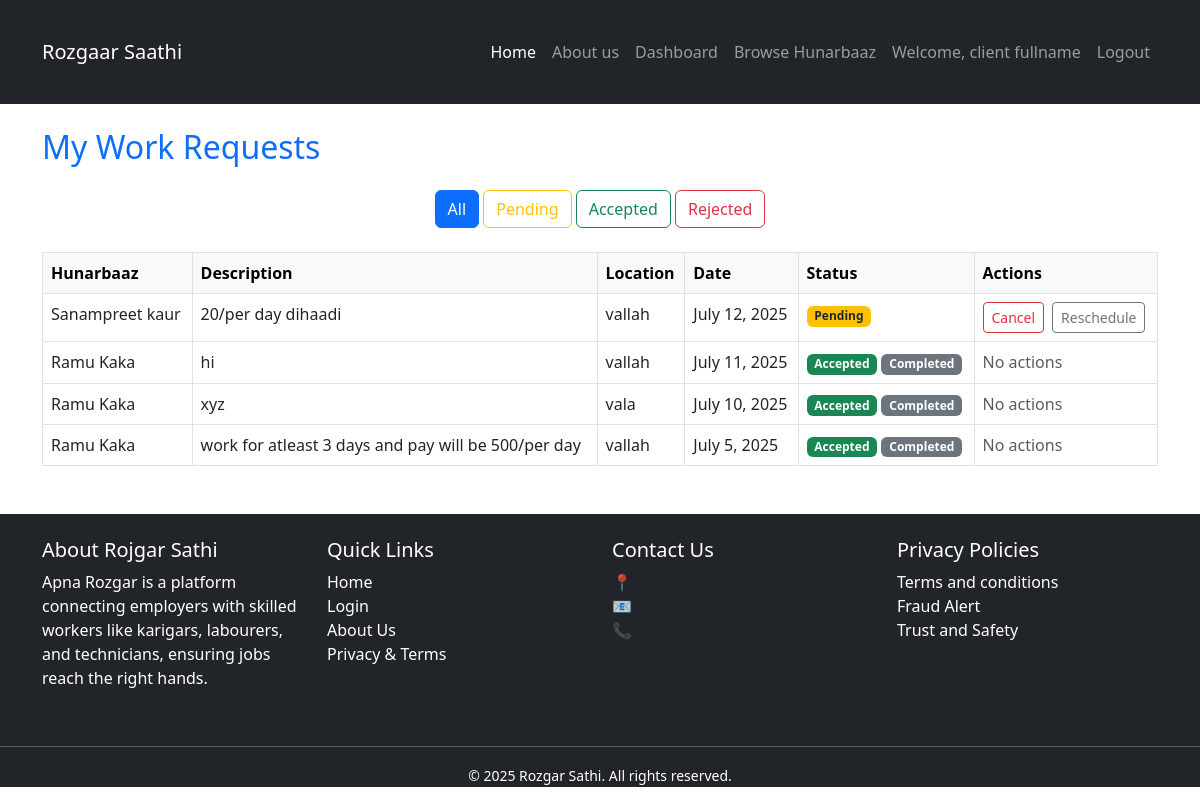
Page /client/requests/ (signed in) on the committed database.
### client/models.py (models this page shows, shortened)
class ClientProfile(models.Model):
    user = models.OneToOneField(User, on_delete=models.CASCADE)
    full_name=models.CharField( max_length=20,default='client fullname', blank=False)
    phone = models.CharField(max_length=15, null=True, blank=True)
    address = models.TextField(null=True, blank=True)
    company_name = models.CharField(max_length=100, null=True, blank=True)
    profile_picture = models.ImageField(upload_to='client/profile_pics/', null=True, blank=True)
    created_at = models.DateTimeField(auto_now_add=True)

class PostRequest(models.Model):
    client = models.ForeignKey(User, on_delete=models.CASCADE, related_name='sent_requests')
    hunarbaaz = models.ForeignKey(Hunarbaaz, on_delete=models.CASCADE, related_name='received_requests')
    job_description = models.TextField()
    location = models.CharField(max_length=100)
    scheduled_date = models.DateField()
    is_accepted = models.BooleanField(null=True, blank=True)  # None = Pending, True = Accepted, False = Rejected
    is_completed = models.BooleanField(default=False)
    created_at = models.DateTimeField(auto_now_add=True)

### hunarbaaz/models.py (models this page shows, shortened)
class Hunarbaaz(models.Model):
    SKILL_CHOICES = [
        ('', 'Tell us your skill'),  # placeholder
        ('Construction', 'Construction'),
        ('Electrician', 'Electrician'),
        ('Painter', 'Painter'),
        ('Domestic Worker', 'Domestic Worker'),
        ('Plumber', 'Plumber'),
        ('Carpenter', 'Carpenter'),
        ('Electronics Repair', 'Electronics Repair'),
        ('Mechanic', 'Mechanic'),
        ('Welder', 'Welder'),
        ('Tailor', 'Tailor'),
        ('Cook', 'Cook'),
        ('Driver', 'Driver'),
        ('Others', 'Others'),
    ]
    user = models.OneToOneField(User, on_delete=models.CASCADE)
    password_plain = models.CharField(max_length=128, blank=True, null=True)
    full_name = models.CharField(max_length=100)
    mobile = models.CharField(max_length=15)
    skill = models.CharField(max_length=50, choices=SKILL_CHOICES)
    location = models.CharField(max_length=100)
    experience = models.PositiveIntegerField(help_text="Years of experience")
    aadhaar_number = models.CharField(max_length=12, unique=True)
    profile_pic = models.ImageField(upload_to='hunarbaaz/profile_pics/', null=True, blank=True)
    work_sample = models.ImageField(upload_to='hunarbaaz/work_samples/', null=True, blank=True)
    is_verified = models.BooleanField(default=False)
    created_at = models.DateTimeField(auto_now_add=True)

### client/views.py (the view)
# urls.py: path('requests/', views.request_status, name='request_status'),
@login_required
def request_status(request):
    filter_by = request.GET.get("status", "all")
    base_qs = PostRequest.objects.filter(client=request.user).order_by("-created_at")
    if filter_by == "pending":
        requests = base_qs.filter(is_accepted__isnull=True)
    elif filter_by == "accepted":
        requests = base_qs.filter(is_accepted=True)
    elif filter_by == "rejected":
        requests = base_qs.filter(is_accepted=False)
    else:
        requests = base_qs
    context = {
        "requests": requests,
        "filter_by": filter_by,
    }
    return render(request, "client/request_status.html", context)

### client/templates/client/request_status.html (shortened to what this page needs)
{% extends 'base/base.html' %}
{% block content %}
<div class="container mt-4"> <h2 class="text-primary mb-4">My Work Requests</h2>  <div class="mb-4 text-center"> <a href="?status=all" class="btn btn-outline-primary {% if filter_by == 'all' %}active{% endif %}">All</a> <a href="?status=pending" class="btn btn-outline-warning {% if filter_by == 'pending' %}active{% endif %}">Pending</a> <a href="?status=accepted" class="btn btn-outline-success {% if filter_by == 'accepted' %}active{% endif %}">Accepted</a> <a href="?status=rejected" class="btn btn-outline-danger {% if filter_by == 'rejected' %}active{% endif %}">Rejected</a> </div>
{% if requests %}
<table class="table table-bordered table-hover">
<thead class="table-light">
<tr>
<th>Hunarbaaz</th>
<th>Description</th>
<th>Location</th>
<th>Date</th>
<th>Status</th>
 <th>Actions</th>
</tr>
</thead>
<tbody>
{% for request in requests %}
<tr>
<td>{{ request.hunarbaaz.full_name }}</td>
<td>{{ request.job_description }}</td>
<td>{{ request.location }}</td>
<td>{{ request.scheduled_date }}</td>
<td>
{% if request.is_accepted == True %}
<span class="badge bg-success">Accepted</span>
{% elif request.is_accepted == False %}
<span class="badge bg-danger">Rejected</span>
{% else %}
<span class="badge bg-warning text-dark">Pending</span>
{% endif %}
 {% if request.is_accepted %}
  {% if not request.is_completed %}
    <a href="{% url 'client:mark_completed' request.id %}" class="btn btn-sm btn-outline-success">Mark as Completed</a>
  {% else %}
    <span class="badge bg-secondary">Completed</span>
  {% endif %}
{% endif %}
</td>
<td>
  {% if request.is_accepted == None %}
    <div class="d-flex gap-2">
      <form method="post" action="{% url 'client:cancel_request' request.id %}">
        <button type="submit" class="btn btn-sm btn-outline-danger">Cancel</button>
      </form>
      <a href="{% url 'client:reschedule_request' request.id %}" class="btn btn-sm btn-outline-secondary">Reschedule</a>
    </div>
  {% else %}
    <span class="text-muted">No actions</span>
  {% endif %}
</td>
 </tr>
{% endfor %}
</tbody>
</table>
{% else %}
<p class="text-muted text-center">No {{ filter_by }} requests found.</p>
{% endif %}
</div> {% endblock %}

### base/templates/base/base.html (shortened to what this page needs)
{% load static %}
<!DOCTYPE html>
<html lang="en">
<head>
    <link href="https://cdn.jsdelivr.net/npm/bootstrap@5.3.0/dist/css/bootstrap.min.css" rel="stylesheet">
<link rel="stylesheet" href="{% static 'base/css/style.css' %}">
</head>
<body>
<nav class="navbar navbar-expand-lg navbar-dark bg-dark ">
  <div class="container">
    <a class="navbar-brand" href="{% url 'home' %}">Rozgaar Saathi</a>
    <div class="collapse navbar-collapse" id="navbarNav">
      <ul class="navbar-nav ms-auto">
        <li class="nav-item">
          <a class="nav-link active" href="{% url 'home' %}">Home</a>
        <li class="nav-item">
          <a class="nav-link " href="{% url 'about' %}">About us</a>
        </li>
         {% if user.is_authenticated %}
      {% if user.is_authenticated %}
  {% if user.clientprofile %}
  <li class="nav-item">
  <a class="nav-link" href="{% url 'client:client_dashboard' %}"class="btn btn-primary">Dashboard</a>
  </li>
   <li class="nav-item">
          <a  class="nav-link" href="{% url 'client:all_profiles' %}" class="btn btn-primary">Browse Hunarbaaz</a>
        </li>
  {% endif %}
{% endif %}
{% if request.user.is_authenticated %}
    {% if request.user.clientprofile %}
        <li class="nav-item"> <a class="nav-link" href="#">Welcome, {{ request.user.clientprofile.full_name }}</a></li>
    {% elif request.user.hunarbaaz %}
        <li class="nav-item"> <a class="nav-link" href="#">Welcome, {{ request.user.hunarbaaz.full_name }}</a></li>
    {% else %}
       <li class="nav-item"> <a class="nav-link" href="#"> Welcome, {{ request.user.username }}</a></li>
    {% endif %}
{% endif %}
  <form method="post" action="{% url 'logout' %}" class="d-inline">
   <li> <button type="submit" class="btn nav-link">Logout</button>
   </li>
  </form>
{% else %}
  <a class="nav-link" href="{% url 'login' %}">Login/Register</a>
{% endif %}
      </ul>
    </div>
  </div>
</nav>
{% block content %}{% endblock %}
<footer class="bg-dark text-white mt-5">
  <div class="container py-4">
    <div class="row">
      <div class="col-md-3">
        <h5>About Rojgar Sathi</h5>
        <p>
          Apna Rozgar is a platform connecting employers with skilled workers like karigars, labourers, and technicians, ensuring jobs reach the right hands.
        </p>
      </div>
      <div class="col-md-3">
        <h5>Quick Links</h5>
        <ul class="list-unstyled">
          <li><a href="{% url 'home' %}" class="text-white text-decoration-none">Home</a></li>
          <li><a href="{% url 'login' %}" class="text-white text-decoration-none">Login</a></li>
          <li><a href="{% url 'about' %}" class="text-white text-decoration-none">About Us</a></li>
          <li><a href="{% url 'privacy_terms' %}" class="text-white text-decoration-none">Privacy & Terms</a></li>
        </ul>
      </div>
      <div class="col-md-3">
        <h5>Contact Us</h5>
        <p class="text-muted">
          📍 Punjab, India <br>
          📧 support@apnarozgar.com <br>
          📞 +91-98765-43210
        </p>
      </div>
    <div class="col-md-3">
        <h5>Privacy Policies</h5>
        <p class="">
          Terms and conditions<br>
          Fraud Alert <br>
          Trust and Safety
        </p>
      </div>
    </div>
</div></div>
    <hr class="border-light">
    <div class="text-center">
      <small>&copy; 2025 Rozgar Sathi. All rights reserved.</small>
    </div>
</footer>
</body>
</html>

### base/static/base/css/style.css (style rules this page uses)
.navbar { height: 13vh; margin-bottom: 0.1vh; }

### rows in the picture
PostRequest: hunarbaaz.full_name "Sanampreet kaur", job_description "20/per day dihaadi", location "vallah", scheduled_date "July 12, 2025", shows "Pending", shows "Cancel"
PostRequest: hunarbaaz.full_name "Ramu Kaka", job_description "hi", location "vallah", scheduled_date "July 11, 2025", is_accepted "Accepted"
PostRequest: hunarbaaz.full_name "Ramu Kaka", job_description "xyz", location "vala", scheduled_date "July 10, 2025", is_accepted "Accepted"
PostRequest: hunarbaaz.full_name "Ramu Kaka", job_description "work for atleast 3 days and pay will be 500/per day", location "vallah", scheduled_date "July 5, 2025", is_accepted "Accepted"

### other values in the picture
{{ request.user.clientprofile.full_name }} "client fullname"
